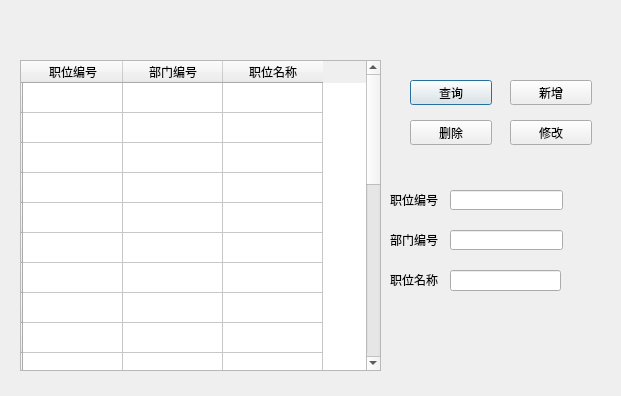
<?xml version="1.0" encoding="UTF-8"?>
<ui version="4.0">
 <class>Dialog7</class>
 <widget class="QDialog" name="Dialog7">
  <property name="geometry">
   <rect>
    <x>0</x>
    <y>0</y>
    <width>621</width>
    <height>396</height>
   </rect>
  </property>
  <property name="windowTitle">
   <string>职位管理</string>
  </property>
  <widget class="QTableWidget" name="tableWidget">
   <property name="geometry">
    <rect>
     <x>20</x>
     <y>60</y>
     <width>361</width>
     <height>311</height>
    </rect>
   </property>
   <row>
    <property name="text">
     <string/>
    </property>
   </row>
   <row>
    <property name="text">
     <string/>
    </property>
   </row>
   <row>
    <property name="text">
     <string/>
    </property>
   </row>
   <row>
    <property name="text">
     <string/>
    </property>
   </row>
   <row>
    <property name="text">
     <string/>
    </property>
   </row>
   <row>
    <property name="text">
     <string/>
    </property>
   </row>
   <row>
    <property name="text">
     <string/>
    </property>
   </row>
   <row>
    <property name="text">
     <string/>
    </property>
   </row>
   <row>
    <property name="text">
     <string/>
    </property>
   </row>
   <row>
    <property name="text">
     <string/>
    </property>
   </row>
   <row>
    <property name="text">
     <string/>
    </property>
   </row>
   <row>
    <property name="text">
     <string/>
    </property>
   </row>
   <row>
    <property name="text">
     <string/>
    </property>
   </row>
   <row>
    <property name="text">
     <string/>
    </property>
   </row>
   <row>
    <property name="text">
     <string/>
    </property>
   </row>
   <row>
    <property name="text">
     <string/>
    </property>
   </row>
   <row>
    <property name="text">
     <string/>
    </property>
   </row>
   <row>
    <property name="text">
     <string/>
    </property>
   </row>
   <row>
    <property name="text">
     <string/>
    </property>
   </row>
   <row>
    <property name="text">
     <string/>
    </property>
   </row>
   <row>
    <property name="text">
     <string/>
    </property>
   </row>
   <row>
    <property name="text">
     <string/>
    </property>
   </row>
   <row>
    <property name="text">
     <string/>
    </property>
   </row>
   <column>
    <property name="text">
     <string>职位编号</string>
    </property>
   </column>
   <column>
    <property name="text">
     <string>部门编号</string>
    </property>
   </column>
   <column>
    <property name="text">
     <string>职位名称</string>
    </property>
   </column>
  </widget>
  <widget class="QPushButton" name="pushButton">
   <property name="geometry">
    <rect>
     <x>410</x>
     <y>80</y>
     <width>82</width>
     <height>25</height>
    </rect>
   </property>
   <property name="text">
    <string>查询</string>
   </property>
  </widget>
  <widget class="QPushButton" name="pushButton_2">
   <property name="geometry">
    <rect>
     <x>510</x>
     <y>80</y>
     <width>82</width>
     <height>25</height>
    </rect>
   </property>
   <property name="text">
    <string>新增</string>
   </property>
  </widget>
  <widget class="QPushButton" name="pushButton_3">
   <property name="geometry">
    <rect>
     <x>410</x>
     <y>120</y>
     <width>82</width>
     <height>25</height>
    </rect>
   </property>
   <property name="text">
    <string>删除</string>
   </property>
  </widget>
  <widget class="QPushButton" name="pushButton_4">
   <property name="geometry">
    <rect>
     <x>510</x>
     <y>120</y>
     <width>82</width>
     <height>25</height>
    </rect>
   </property>
   <property name="text">
    <string>修改</string>
   </property>
  </widget>
  <widget class="QLabel" name="label_2">
   <property name="geometry">
    <rect>
     <x>390</x>
     <y>190</y>
     <width>61</width>
     <height>20</height>
    </rect>
   </property>
   <property name="text">
    <string>职位编号</string>
   </property>
  </widget>
  <widget class="QLineEdit" name="lineEdit">
   <property name="geometry">
    <rect>
     <x>450</x>
     <y>190</y>
     <width>113</width>
     <height>20</height>
    </rect>
   </property>
  </widget>
  <widget class="QLabel" name="label_3">
   <property name="geometry">
    <rect>
     <x>390</x>
     <y>230</y>
     <width>61</width>
     <height>20</height>
    </rect>
   </property>
   <property name="text">
    <string>部门编号</string>
   </property>
  </widget>
  <widget class="QLineEdit" name="lineEdit_2">
   <property name="geometry">
    <rect>
     <x>450</x>
     <y>230</y>
     <width>113</width>
     <height>20</height>
    </rect>
   </property>
  </widget>
  <widget class="QLabel" name="label_4">
   <property name="geometry">
    <rect>
     <x>390</x>
     <y>270</y>
     <width>61</width>
     <height>20</height>
    </rect>
   </property>
   <property name="text">
    <string>职位名称</string>
   </property>
  </widget>
  <widget class="QLineEdit" name="lineEdit_3">
   <property name="geometry">
    <rect>
     <x>450</x>
     <y>270</y>
     <width>111</width>
     <height>21</height>
    </rect>
   </property>
  </widget>
 </widget>
 <resources/>
 <connections/>
</ui>
